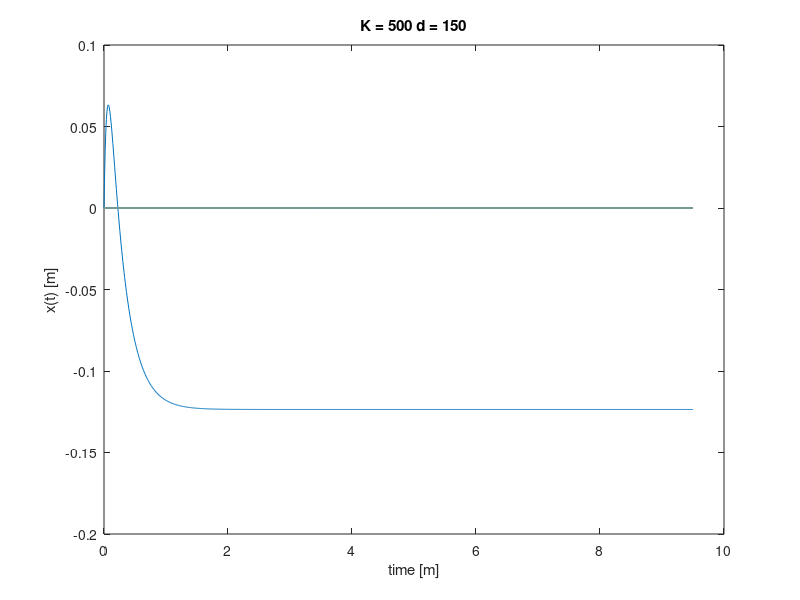

MATLAB code for this plot:
p = 1000
t = linspace(0,9.5,p);

%% solve for velocity from a 30cm drop
vf = sqrt(2*9.81*30/100) % vf^2 = vi^2 + 2gh

%% Compression
v0 = -vf;
g = 9.81;
m = 3.8 + 2.5;

% k = 900;
% c = 130;

% k = 700;
% c = 120;

k = 500;
c = 150;

wd = (1/(2*m))*sqrt(4*k*m - c^2);

A = (c*g - 2*k*v0)/(2*k*wd);
B = (m*g)/k;
C = c/(2*m);
D = (m*g)/k;

x_values = zeros(p);

for i = 1:length(t)
    
    x = (A*sin(wd*t(i)) + B*cos(wd*t(i)))*exp(-C*t(i)) - D;
    x_values(i) = x;
    
end

plot(t,x_values)
title('K = 500 d = 150')
xlabel('time [m]')
ylabel('x(t) [m]')
disp("The final displacement")
x_values(p)